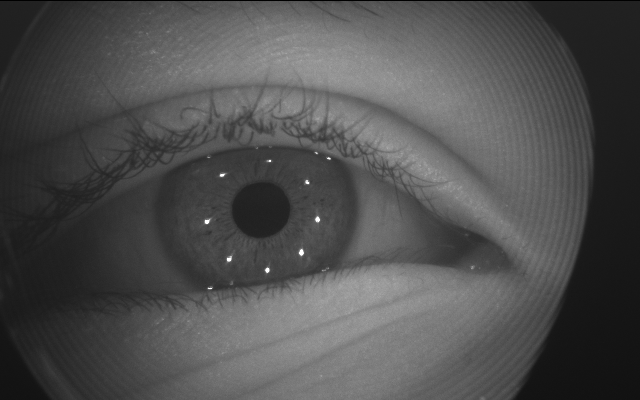
#> input picture autoROI_imgs/cropped/S_71/0.png, 640 x 400 px, found by its file name
$ jupyter execute augs.ipynb   (shell and % lines are left out)
#> lines starting #> are read from the running program, lines starting #| are printed output that depends on the picture
[cell 1]
import cv2
import matplotlib.pyplot as plt

# Read the image in grayscale
impath = '/Users/omaraguilarjr/Downloads/0.png'
img_gray = cv2.imread(impath, cv2.IMREAD_GRAYSCALE)
#> img_gray is the input picture: shape (400, 640); min 0, max 255, mean 79.2

# Apply histogram equalization
equalized = cv2.equalizeHist(img_gray)
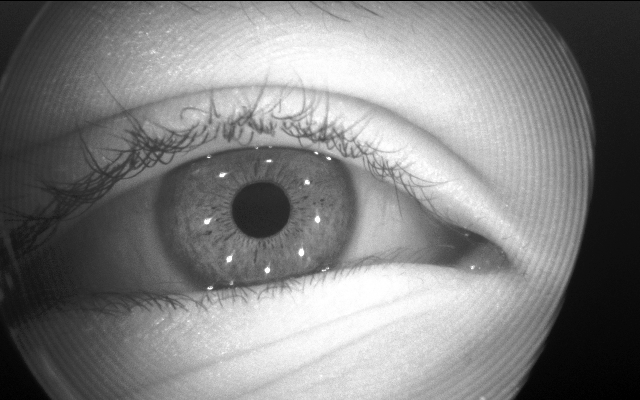
#> equalized: shape (400, 640); min 0, max 255, mean 128.2

# Display the result
plt.figure(figsize=(10, 4))
plt.subplot(1, 2, 1)
plt.title('Original')
plt.imshow(img_gray, cmap='gray')
plt.axis('off')

plt.subplot(1, 2, 2)
plt.title('Histogram Equalized')
plt.imshow(equalized, cmap='gray')
plt.axis('off')
plt.show()
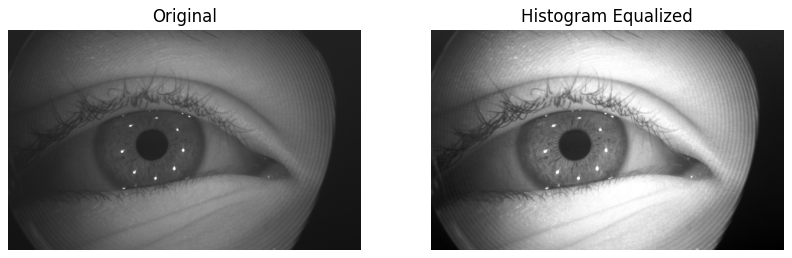
#> figure drawn by matplotlib, 2 panels

$ run again, with autoROI_imgs/cropped/S_71/60.png copied over autoROI_imgs/cropped/S_71/0.png
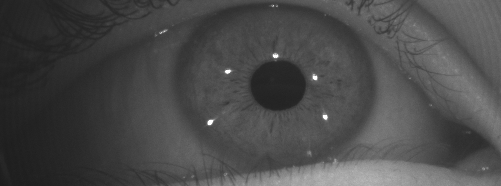
#> input picture autoROI_imgs/cropped/S_71/60.png, 501 x 186 px, found by its file name
#> img_gray is the input picture: shape (186, 501); min 29, max 255, mean 73.9
#> `equalized = cv2.equalizeHist(img_gray)`:
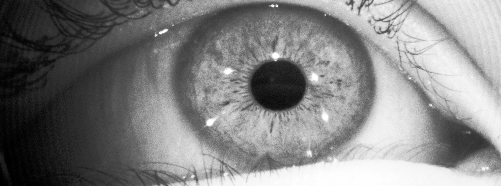
#> equalized: shape (186, 501); min 0, max 255, mean 129.1
#> `plt.show()`:
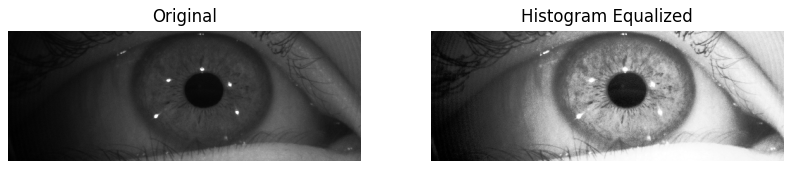
#> figure drawn by matplotlib, 2 panels

$ run again, with autoROI_imgs/cropped/S_71/75.png copied over autoROI_imgs/cropped/S_71/0.png
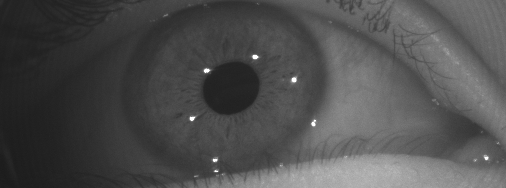
#> input picture autoROI_imgs/cropped/S_71/75.png, 506 x 188 px, found by its file name
#> img_gray is the input picture: shape (188, 506); min 27, max 255, mean 78.2
#> `equalized = cv2.equalizeHist(img_gray)`:
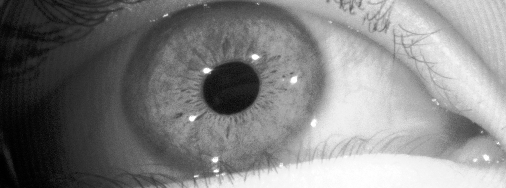
#> equalized: shape (188, 506); min 0, max 255, mean 128.7
#> `plt.show()`:
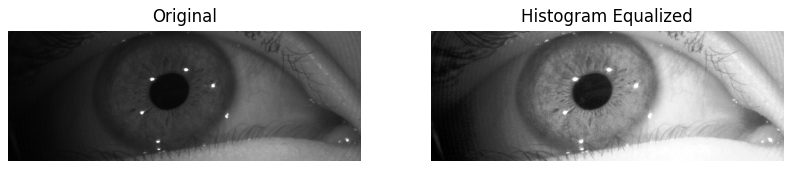
#> figure drawn by matplotlib, 2 panels

$ run again, with autoROI_imgs/cropped/S_71/79.png copied over autoROI_imgs/cropped/S_71/0.png
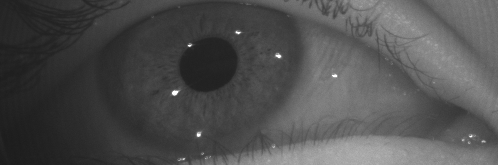
#> input picture autoROI_imgs/cropped/S_71/79.png, 498 x 165 px, found by its file name
#> img_gray is the input picture: shape (165, 498); min 28, max 255, mean 79.4
#> `equalized = cv2.equalizeHist(img_gray)`:
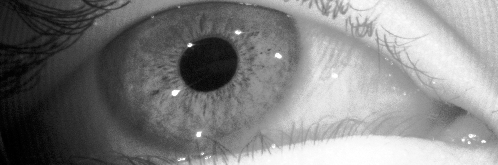
#> equalized: shape (165, 498); min 0, max 255, mean 128.8
#> `plt.show()`:
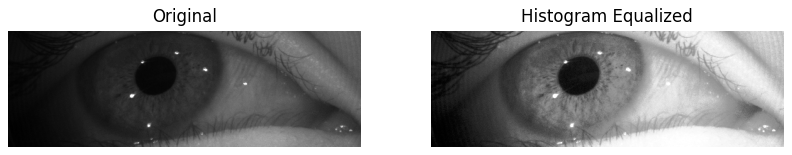
#> figure drawn by matplotlib, 2 panels
